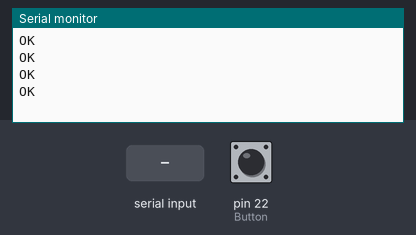
Simulated run of this sketch. Board: Arduino Mega 2560, built with avr-gcc and run on an emulated ATmega2560. Parts: the last lines printed to the serial monitor. Inputs (shaded band) come from the test bench; at power-on: pin 22 (Button) HIGH. The modem accepts every AT command (registered, SIM ready, sends succeed) and sends nothing else.

Above: at 11.4 s.
11.5 s: pin 22 (Button) pulled LOW for 0.15 s
At 14.5 s:
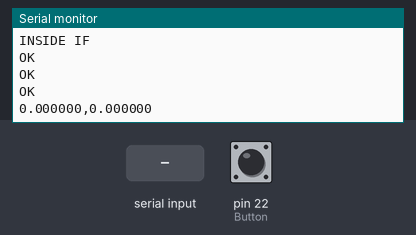
14.6 s: "+CMT:\n" received over the second serial link
17.6 s: "A,\n" received over the second serial link
20.6 s: pin 22 (Button) pulled LOW for 1 s
At 22.2 s:
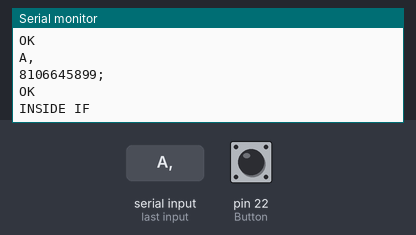
24.6 s: "N,\n" received over the second serial link
At 27.3 s:
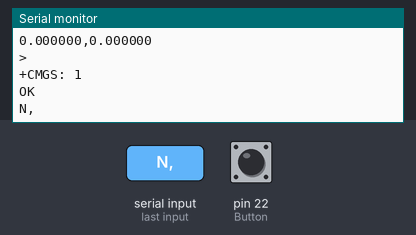

The sketch:

SOS.ino
```cpp
#include "config.h"
void setup()
{
  Serial.begin(115200);
  Serial2.begin(115200);
  delay(6000);
  pinMode(Button,INPUT_PULLUP);
  String resp="";
  Serial2.println("AT+CMGF=1");
  delay(300);
  resp=mc60_read();
  Serial2.println("AT+CNMI=2,2,0,0,0");
  delay(300);
  resp=mc60_read();
  Serial2.println("AT+CLIP=1\r\n");
  delay(300);
  resp=mc60_read();
  Serial2.write("AT+QGNSSC=1\r\n");
  delay(300);
  resp=mc60_read();
}

void loop()
{
  int buttonState = digitalRead(Button);
  delay(100);
  //Serial.print("BUTTON STATE :");Serial.println(buttonState);
  while(Serial2.available())
  {
    receiver = Serial2.readStringUntil('\n');
    Serial.println(receiver);

    if(receiver.indexOf("+CMT:")>=0 )
    {
      incoming_message();
      receiver = "";
    }
  }
  if(buttonState == 0)
    {
      Serial.println("INSIDE IF");
      button_gps();
    }
}
```

GPS.ino
```cpp
void gps(String num)
{
  String resp="";
  String lon="";
  String lat="";
  String link="";
  Serial2.write("ATH\r\n");
  delay(300);
  mc60_read();
  Serial2.write("AT+QGNSSRD=\"NMEA/RMC\"\r\n");
  delay(500);
  resp=mc60_read();
  lon=resp.substring(resp.indexOf("A,")+2,resp.indexOf(",",55));
  lat=resp.substring(resp.indexOf("N,")+2,resp.indexOf("N,")+12);
  resp="LONGITUDE = "+lon+"LATITUDE = "+lat;
  link=_link(lon,lat);
  sms(link,NUM_MSG);
  delay(2000);mc60_read();
  //sms(resp,num);
}

void button_gps()
{
  String resp="";
  String lon="";
  String lat="";
  String link="";
  Serial2.write("ATH\r\n");
  delay(300);
  mc60_read();
  Serial2.write("AT+QGNSSRD=\"NMEA/RMC\"\r\n");
  delay(500);
  resp=mc60_read();
  lon=resp.substring(resp.indexOf("A,")+2,resp.indexOf(",",55));
  //lat=resp.substring(resp.indexOf("N,")+2,resp.indexOf("N,")+13);
  lat=resp.substring(resp.indexOf("N,")+2,resp.indexOf("N,")+12);
  resp="LONGITUDE = "+lon+"LATITUDE = "+lat;
  link=_link(lon,lat);
  sms(link,NUM_MSG);
  delay(2000);mc60_read();
//  sms(resp,NUM_MSG);
//  delay(2000);mc60_read();
  call();
}
```

INC_message.ino
```cpp
void incoming_message()
{
  String num;
  String msg;
  num = receiver.substring(receiver.indexOf("\"")+1,receiver.indexOf("\"",9));
  Serial.println(num);
  msg = Serial2.readStringUntil('\r');
  Serial.println(msg);
  gps(num);
}
```

call.ino
```cpp
void call()
{
  Serial.println(NUM_CALL);
  Serial2.print("ATD"+NUM_CALL);
  delay(300);
  mc60_read();
}
```

link.ino
```cpp
String _link(String lon, String lat)
{
  String link = "";
  link=lon.substring(0,2);
  float xf_lon=atof(link.c_str());

  link=lat.substring(1,3);
  float xf_lat=atof(link.c_str());
  Serial.println(lon);
  link=lon.substring(2);
  float f_lon = atof(link.c_str()) / 60;
  link=lat.substring(3);
  float f_lat = atof(link.c_str()) / 60;
  f_lon=f_lon+xf_lon;
  f_lat=f_lat+xf_lat;
  char buffer1[20];
  char buffer2[20];
  dtostrf(f_lon, 8, 6, buffer1);
  dtostrf(f_lat, 8, 6, buffer2);
  link = String(buffer1)+","+String(buffer2);
  Serial.println(link);
  return link;
}
```

read_from_mc60.ino
```cpp
String mc60_read()
{
  String response="";
  while(Serial2.available())
  {
    response = Serial2.readString();
  }
  Serial.println(response);
  return response;
}
```

sms.ino
```cpp
void sms(String msg,String num)
{
  Serial2.print("AT+CMGS=\""+num+"\"\r\n");
  delay(300);
  Serial2.print(msg);
  Serial2.write(26);
  delay(1000);
  mc60_read();
}
```

config.h
```cpp
String receiver;
#define Button 22
String NUM_CALL="8106645899;\r\n";
String NUM_MSG="+918106645899";
```

Measured:
- after the input at 11.5 s, the serial monitor: prints a new line after 0.10 s (image 1)
- after the input at 20.6 s, the serial monitor: prints a new line after 0.50 s (image 2)
- after the input at 24.6 s, the serial monitor: prints a new line after 1.6 s (image 3)
